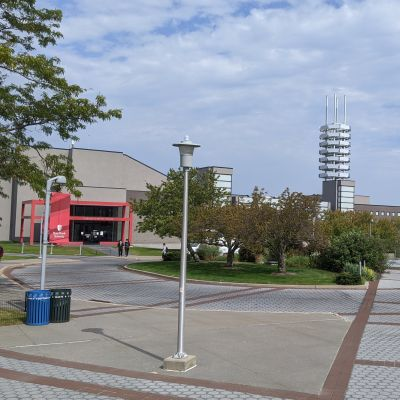
%> input picture Part1/IMG_20201007_125030-WangCenterLeft.jpg, 400 x 400 px
$ octave Part1.m   (GNU Octave 9; MATLAB toolbox functions it lacks are replaced by stand-ins)
%> lines starting %> are read from the running program, lines starting %| are printed output that depends on the picture
rgbImage = imread('IMG_20201007_125030-WangCenterLeft.jpg'); %read image
%> rgbImage is the input picture: size 400x400x3 uint8; mean R, G, B 139.1, 144, 150.6
grayImage = rgb2gray(rgbImage); %convert to grayscale
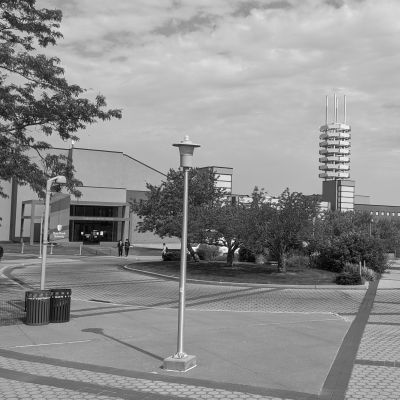
%> grayImage: size 400x400 uint8; min 0, max 254, mean 143.3
[M,N] = size(grayImage);%get rows and columns
%> M = 400; N = 400
hist = zeros(1, 256);%initalize histogram
disprob = zeros(1, 256);%initialize discrete probability
cumdf = zeros(1,256);%initialize cummulative distribution
histeqImage = uint8(zeros(M,N));%initialize and cast output image
%get histogram
for i = 1:M
    for j= 1:N
        k = grayImage(i,j);
        k = k + 1;%map 0 to 255 to 1 to 256
        hist(k) = hist(k) + 1;
    end
end
%> after the loop, hist = 256 values, max 3794 at index 189, min 0 at index 250, mean 625
%get discrete probability
disprob = (hist / (M*N));
%> disprob = 256 values, max 0.0237 at index 189, min 0 at index 250, mean 0.00391

%get cummulative distribution function
cumdf(1) = disprob(1);
for k = 2:256
    cumdf(k) = disprob(k) + cumdf(k-1);
end
%> after the loop, cumdf = 256 values from 1.25e-05 to 1
%get histogram equilization output
for i = 1:M
    for j = 1:N
        histeqImage(i,j)= 255 * cumdf(grayImage(i,j)+1);
    end
end
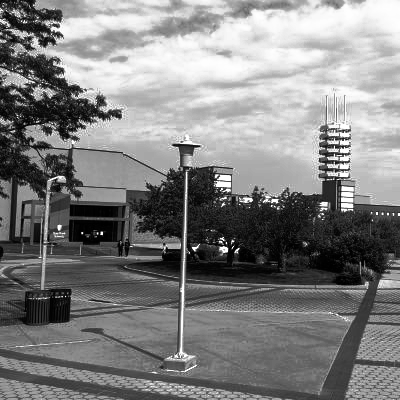
%> histeqImage: size 400x400 uint8; min 0, max 255, mean 128.6
figure, imshow(grayImage);
title ('Grayscale Image');
figure, imshow(histeqImage);
title ('Histogram Equalization Image');
imwrite(grayImage, 'grayscaleImage.tiff');
imwrite(histeqImage, 'histeqImage.tiff');
